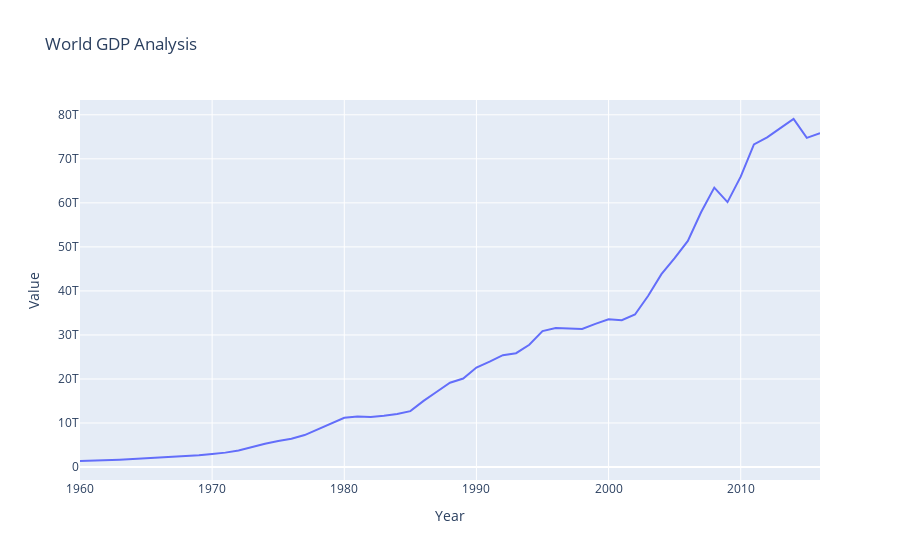

Write notebook code for a chart like this one.
### Code cell
df3=df[df["Country Name"]=='World']
fig=px.line(df3,x="Year",y="Value",title="World GDP Analysis")
fig
